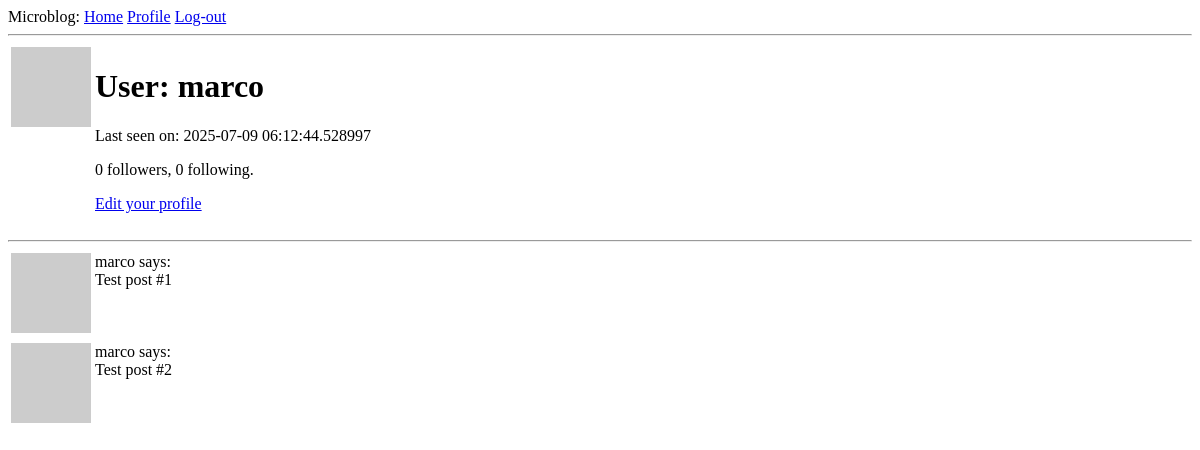
The app's page /user/marco (signed in), older data.
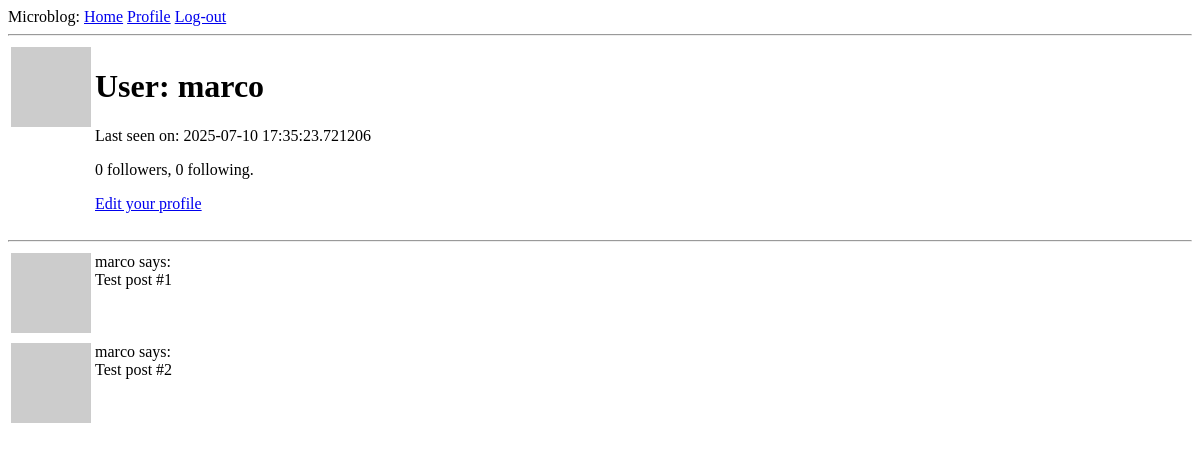
The same page, newer data.
### app/models.py (models this page shows, shortened)
class User(UserMixin, db.Model):
    id: so.Mapped[int] = so.mapped_column(primary_key = True)
    username: so.Mapped[str] = so.mapped_column(sa.String(64), index=True, unique=True)
    email: so.Mapped[str] = so.mapped_column(sa.String(120), index=True, unique=True)
    password_hash: so.Mapped[Optional[str]] = so.mapped_column(sa.String(256))
    posts: so.WriteOnlyMapped['Post'] = so.relationship(back_populates='author')
    about_me: so.Mapped[Optional[str]] = so.mapped_column(sa.String(140))
    last_seen: so.Mapped[Optional[datetime]] = so.mapped_column(
        default=lambda: datetime.now(timezone.utc))
    def avatar(self, size):
        digest = md5(self.email.lower().encode('utf-8')).hexdigest()
        return f'https://www.gravatar.com/avatar/{digest}?d=identicon&s={size}'
    """
    Both relationships are defined with the so.WriteOnlyMapped type
    > secondary configures the association table that is used for this relationship, which I defined right above this class.
    > primaryjoin indicates the condition that links the entity to the association table. In the following relationship, the user has to match the follower_id attribute of the association table, so the condition reflects that.
    >  The followers.c.follower_id expression references the follower_id column of the association table. In the followers relationship, the roles are reversed, so the user must match the followed_id column.
    > secondaryjoin indicates the condition that links the association table to the user on the other side of the relationship. In the following relationship, the user has to match the followed_id column, and in the followers relationship, the user has to match the follower_id column.
    """
    following: so.WriteOnlyMapped['User'] = so.relationship(
        secondary=followers, primaryjoin=(followers.c.follower_id == id),
        secondaryjoin=(followers.c.followed_id == id),
        back_populates='followers')
    followers: so.WriteOnlyMapped['User'] = so.relationship(
        secondary=followers, primaryjoin=(followers.c.followed_id == id),
        secondaryjoin=(followers.c.follower_id == id),
        back_populates='following')
    """
    The is_following() method performs a query on the following relationship to see if a given user is already included in it. All write-only relationships have a select() method that constructs a query that returns all the elements in the relationship.

    The followers_count() and following_count() methods return the follower and following counts for the user. The sa.select() clause for these queries specify the sa.func.count() function from SQLAlchemy, to indicate that I want to get the result of a function.

    The select_from() clause is then added with the query that needs to be counted. Whenever a query is included as part of a larger query, SQLAlchemy requires the inner query to be converted to a sub-query by calling the subquery() method.
    """
    def is_following(self, user):
        query = self.following.select().where(followers.c.followed_id == user.id)
        return db.session.scalar(query) is not None
    def followers_count(self):
        query = sa.select(sa.func.count()).select_from(
            self.followers.select().subquery()
        )
        return db.session.scalar(query)
    def following_count(self):
        query = sa.select(sa.func.count()).select_from(
            self.following.select().subquery()
        )
        return db.session.scalar(query)
    """
    The select() portion of the query defines the entity that needs to be obtained, which in this case is posts. What I'm doing next is joining the entries in the posts table with the Post.author relationship.

    A join is a database operation that combines rows from two tables, according to a given criteria temporarily. When the join() clause is given a relationship as an argument, SQLAlchemy combines the rows from the left and right sides of the relationship.

    Effectively, what the join above does is create an extended table that provides access to posts, along with information about the author of each post.

    To be able to clearly tell SQLAlchemy how to join all these tables, I need to have a way to refer to users independently as authors and as followers. The so.aliased() calls are used to create two references to the User model that I can use in the query.
    """

### app/routes.py (the view)
@app.route('/user/<username>')
@login_required
def user(username):
	user = db.first_or_404(sa.select(User).where(User.username == username))
	posts = [
		{'author': user, 'body': 'Test post #1'},
		{'author': user, 'body': 'Test post #2'}
	]
	form = EmptyForm()
	return render_template('user.html', user=user, posts=posts, form=form)

### app/models.py (called while the page is built)
@login.user_loader
def load_user(id):
    return db.session.get(User, int(id))

### app/routes.py (called while the page is built)
@app.before_request # Executes before the view function
def before_request():
	if current_user.is_authenticated:
		current_user.last_seen = datetime.now(timezone.utc)
		db.session.commit()

### app/templates/user.html (shortened to what this page needs)
{% extends 'base.html' %}
{% block content %}
    <table>
        <tr valign='top'>
            <td><img src="{{ user.avatar(128) }}"></td>
            <td>
                <h1>User: {{ user.username }}</h1>
                {% if user.last_seen %}<p>Last seen on: {{ user.last_seen }}</p> {% endif %}
                <p> {{ user.followers_count() }} followers, {{ user.following_count() }} following.</p>
                {% if user == current_user %}
                    <p><a href="{{url_for('edit_profile') }}">Edit your profile</a></p>
                {% endif %}
            </td>
        </tr>
    </table>
    <hr>
    {% for post in posts %}
        {% include '_post.html' %}
    {% endfor %}
{% endblock %}

### app/templates/base.html (shortened to what this page needs)
<!doctype html>
<html>
    <head>
    </head>
    <body>
        <div>
            Microblog:
            <a href="{{ url_for('index') }}">Home</a>
            {% if current_user.is_anonymous %}
            <a href="{{ url_for('login') }}">Login</a>
            {% else %}
            <a href="{{ url_for('user', username=current_user.username)}}">Profile</a>
            <a href="{{ url_for('logout')}}">Log-out</a>
            {% endif %}
        </div>
        <hr>
        {% block content %}{% endblock %}
    </body>
</html>

### app/templates/_post.html
<table>
    <tr valign="top">
        <td><img src="{{ post.author.avatar(36)}}"></td>
        <td> {{ post.author.username }} says:<br> {{ post.body }}</td>
    </tr>
</table>

Row changes from the older to the newer data that the page shows:
changed User "marco": last_seen "2025-07-09 06:12:44.528997" → "2025-07-10 17:35:23.721206"
